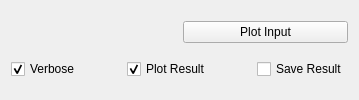
     <widget class="QWidget" name="tabMSD">
      <attribute name="title">
       <string>MSD Fit</string>
      </attribute>
      <layout class="QVBoxLayout" name="layoutMSDFit">
       <item>
        <layout class="QHBoxLayout" name="horizontalLayout_18">
         <item>
          <widget class="MantidQt::MantidWidgets::MWRunFiles" name="msd_inputFile">
           <property name="sizePolicy">
            <sizepolicy hsizetype="Preferred" vsizetype="Fixed">
             <horstretch>0</horstretch>
             <verstretch>41</verstretch>
            </sizepolicy>
           </property>
           <property name="findRunFiles" stdset="0">
            <bool>false</bool>
           </property>
           <property name="label" stdset="0">
            <string>Input File</string>
           </property>
           <property name="multipleFiles" stdset="0">
            <bool>true</bool>
           </property>
           <property name="fileExtensions">
            <stringlist>
             <string>_eq2.nxs</string>
            </stringlist>
           </property>
          </widget>
         </item>
         <item>
          <widget class="QPushButton" name="msd_pbPlotInput">
           <property name="text">
            <string>Plot Input</string>
           </property>
          </widget>
         </item>
        </layout>
       </item>
       <item>
        <layout class="QHBoxLayout" name="horizontalLayout_3">
         <item>
          <layout class="QVBoxLayout" name="msd_properties"/>
         </item>
         <item>
          <layout class="QVBoxLayout" name="msd_plot"/>
         </item>
        </layout>
       </item>
       <item>
        <layout class="QHBoxLayout" name="horizontalLayout_8">
         <item>
          <widget class="QCheckBox" name="msd_ckVerbose">
           <property name="enabled">
            <bool>true</bool>
           </property>
           <property name="text">
            <string>Verbose</string>
           </property>
           <property name="checked">
            <bool>true</bool>
           </property>
          </widget>
         </item>
         <item>
          <spacer name="horizontalSpacer_22">
           <property name="orientation">
            <enum>Qt::Horizontal</enum>
           </property>
           <property name="sizeHint" stdset="0">
            <size>
             <width>40</width>
             <height>20</height>
            </size>
           </property>
          </spacer>
         </item>
         <item>
          <widget class="QCheckBox" name="msd_ckPlot">
           <property name="text">
            <string>Plot Result</string>
           </property>
           <property name="checked">
            <bool>true</bool>
           </property>
          </widget>
         </item>
         <item>
          <spacer name="horizontalSpacer_23">
           <property name="orientation">
            <enum>Qt::Horizontal</enum>
           </property>
           <property name="sizeHint" stdset="0">
            <size>
             <width>40</width>
             <height>20</height>
            </size>
           </property>
          </spacer>
         </item>
         <item>
          <widget class="QCheckBox" name="msd_ckSave">
           <property name="text">
            <string>Save Result</string>
           </property>
          </widget>
         </item>
        </layout>
       </item>
      </layout>
     </widget>
